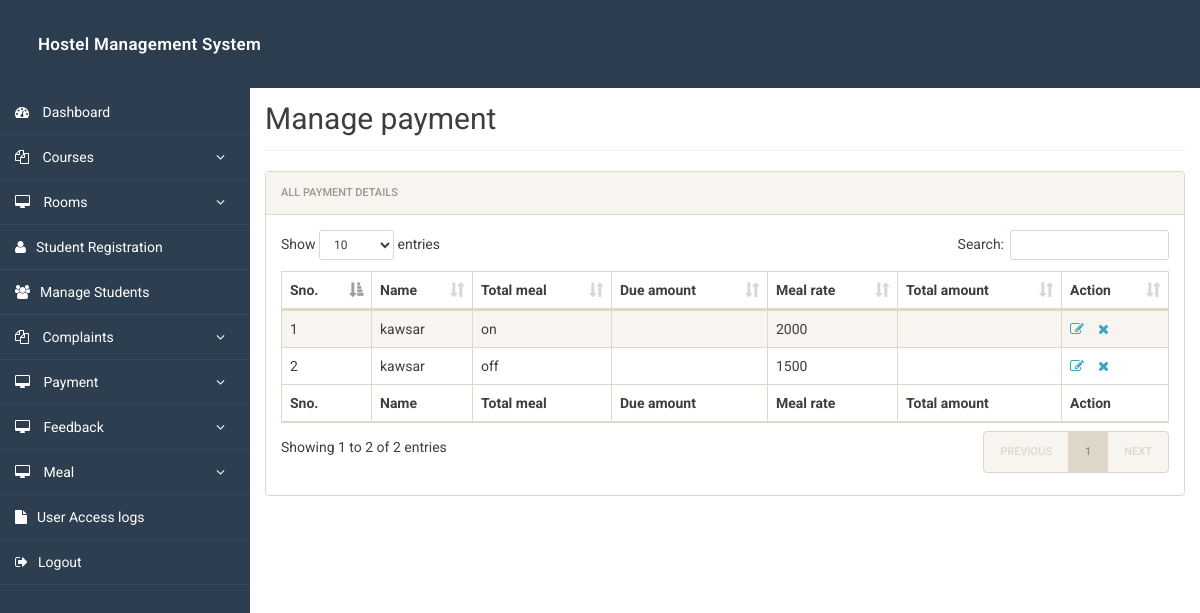
/admin/manage-pament.php (signed in), run on an earlier commit of the app's database.
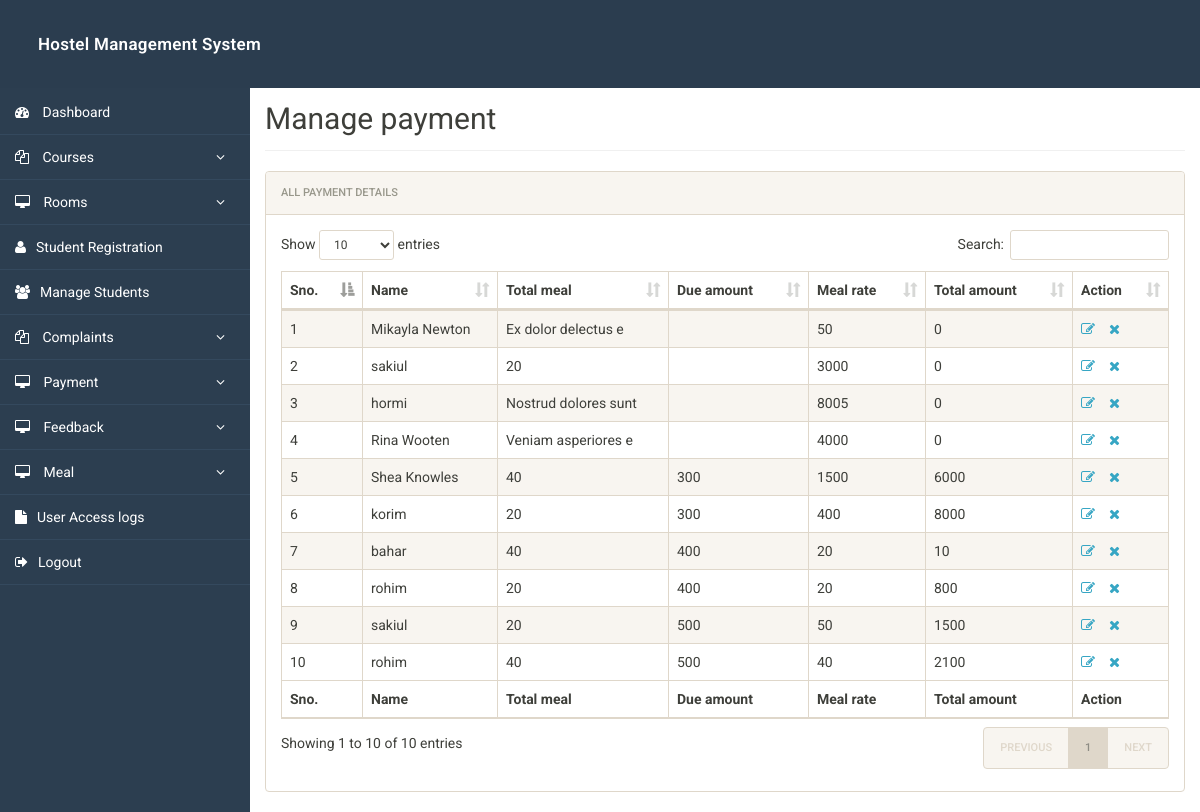
And on a later commit of the database.
### tables this page shows
CREATE TABLE `pament` (
  `id` int(11) NOT NULL,
  `name` varchar(100) NOT NULL,
  `meal` varchar(50) NOT NULL,
  `due` varchar(20) NOT NULL,
  `amount` varchar(50) NOT NULL,
  `tamount` int(20) NOT NULL
);

### admin/manage-pament.php (the view, shortened to what this page needs)
<?php
include('includes/config.php');
?>
<!doctype html>
<html lang="en" class="no-js">
<head>
	<link rel="stylesheet" href="css/font-awesome.min.css">
	<link rel="stylesheet" href="css/bootstrap.min.css">
	<link rel="stylesheet" href="css/dataTables.bootstrap.min.css">
	<link rel="stylesheet" href="css/bootstrap-social.css">
	<link rel="stylesheet" href="css/bootstrap-select.css">
	<link rel="stylesheet" href="css/fileinput.min.css">
	<link rel="stylesheet" href="css/awesome-bootstrap-checkbox.css">
	<link rel="stylesheet" href="css/style.css">
</head>
<body>
	<?php include('includes/header.php');?>
	<div class="ts-main-content">
			<?php include('includes/sidebar.php');?>
		<div class="content-wrapper">
			<div class="container-fluid">
				<div class="row">
					<div class="col-md-12">
						<h2 class="page-title" style="margin-top: 4%">Manage payment</h2>
						<div class="panel panel-default">
							<div class="panel-heading">All payment Details</div>
							<div class="panel-body">
								<table id="zctb" class="display table table-striped table-bordered table-hover" cellspacing="0" width="100%">
									<thead>
										<tr>
											<th>Sno.</th>
											<th>Name</th>
											<th>Total meal</th>
											<th>Due amount </th>
											<th>Meal rate </th>
											<th>Total amount </th>
											<th>Action</th>
										</tr>
									</thead>
									<tfoot>
										<tr>
												<th>Sno.</th>
											<th>Name</th>
											<th>Total meal</th>
											<th>Due amount </th>
											<th>Meal rate </th>
											<th>Total amount </th>
											<th>Action</th>
										</tr>
									</tfoot>
									<tbody>
<?php
$ret="select * from pament";
$stmt= $mysqli->prepare($ret) ;
$stmt->execute() ;
$res=$stmt->get_result();
$cnt=1;
while($row = $res->fetch_object()) {
?>
<tr>
    <td><?php echo $cnt; ?></td>
    <td><?php echo $row->name; ?></td>
    <td><?php echo $row->meal; ?></td>
    <td><?php echo $row->due; ?></td>
    <td><?php echo $row->amount; ?></td>
    <td><?php echo $row->tamount; ?></td>
    <td>
        <a href="edit-pament.php?id=<?php echo $row->id; ?>">
            <i class="fa fa-edit"></i>
        </a>
        <a href="manage-pament.php?del=<?php echo $row->id; ?>"
           onclick="return confirm('Do you want to delete?');">
           <i class="fa fa-close"></i>
        </a>
    </td>
</tr>
<?php
$cnt++;
} ?>
									</tbody>
								</table>
							</div>
						</div>
					</div>
				</div>
			</div>
		</div>
	</div>
</body>
</html>

### admin/includes/header.php (shortened to what this page needs)
<div class="brand clearfix">
		<a href="#" class="logo" style="font-size:16px; color:#fff;">Hostel Management System</a>
	</div>

### admin/includes/sidebar.php (shortened to what this page needs)
<nav class="ts-sidebar">
			<ul class="ts-sidebar-menu">
				<li><a href="dashboard.php"><i class="fa fa-dashboard" style="color: #fff;"></i> Dashboard</a></li>
					<li><a href="#"><i class="fa fa-files-o" style="color: #fff;"></i> Courses</a>
				</li>
					<li><a href="#"><i class="fa fa-desktop" style="color: #fff;"></i> Rooms</a>
				</li>
				<li><a href="registration.php"><i class="fa fa-user" style="color: #fff;"></i>Student Registration</a></li>
				<li><a href="manage-students.php"><i class="fa fa-users" style="color: #fff;"></i>Manage Students</a></li>
						<li><a href="#"><i class="fa fa-files-o" style="color: #fff;"></i> Complaints</a>
				</li>
					<li><a href="#"><i class="fa fa-desktop" style="color: #fff;"></i> Payment</a>
				</li>
				<li><a href="#"><i class="fa fa-desktop" style="color: #fff;"></i> Feedback</a>
				</li>
				<li><a href="#"><i class="fa fa-desktop" style="color: #fff;"></i> Meal</a>
				</li>
				<li><a href="access-log.php"><i class="fa fa-file" style="color: #fff;"></i>User Access logs</a></li>
				<li><a href="logout.php"><i class="fa fa-sign-out" style="color: #fff;"></i>Logout</a></li>
		</nav>

### admin/css/style.css (style rules this page uses)
html { font-size: 14px; }
@media only screen and (min-width: 480px) { html { font-size: 17px; } }
@media only screen and (min-width: 768px) { html { font-size: 14px; } }
body { font-size: 1em; }
a { color: #37a6c4; }
.panel { overflow: hidden; }
ul, li { margin: 0; padding: 0; list-style: none; }
.page-title { padding-bottom: 15px; margin-bottom: 20px; border-bottom: 1px solid #f0f0f0; }
.brand { background: #3e454c; position: relative; z-index: 3; position: fixed; width: 100%; top: 0; }
.brand .logo { box-sizing: border-box; padding: 20px; float: left; display: block; width: 300px; }
@media only screen and (min-width: 992px) { .brand .logo { width: 300px; } }
.ts-sidebar { background: #2c3136; max-height: 0; transition: max-height 0.3s; overflow: hidden; position: fixed; z-index: 2; width: 100%; bottom: 0; top: 80px; overflow-y: auto; }
@media only screen and (min-width: 992px) { .ts-sidebar { max-height: 100%; bottom: 0; } }
.ts-sidebar-menu a { display: block; text-decoration: none; padding: 12px 15px; color: #fff; }
.ts-sidebar-menu li { position: relative; }
.ts-sidebar-menu li i { color: #585c64; margin-right: 10px; }
.ts-main-content .content-wrapper { padding-top: 15px; margin-top: 50px !important; }
@media only screen and (min-width: 992px) { .ts-main-content .ts-sidebar { width: 250px; float: left; } }
@media only screen and (min-width: 992px) { .ts-main-content .content-wrapper { margin-left: 250px; } }

### admin/includes/header.php (style rules this page uses)
.brand { background: #2b3d4f; padding: 12px 18px; }
.brand .logo { font-size: 17px !important; font-weight: 600; letter-spacing: .3px; width: 300px; color: #fff; text-decoration: none; }

### admin/includes/sidebar.php (style rules this page uses)
.ts-sidebar { width: 250px; background: #2c3e50; min-height: 100vh; padding-top: 10px; }
.ts-sidebar-menu { list-style: none; margin: 0; padding: 0; }
.ts-sidebar-menu li { position: relative; }
.ts-sidebar-menu > li > a { display: block; padding: 12px 15px; color: #fff; text-decoration: none; border-bottom: 1px solid #34495e; }

What changed in the data, as far as the page shows it:
removed pament: name "kawsar", meal "on", amount "2000"
removed pament: name "kawsar", meal "off", amount "1500"
added pament: name "Mikayla Newton", meal "Ex dolor delectus e", amount "50", tamount "0"
added pament: name "sakiul", meal "20", amount "3000", tamount "0"
added pament: name "hormi", meal "Nostrud dolores sunt", amount "8005", tamount "0"
added pament: name "Rina Wooten", meal "Veniam asperiores e", amount "4000", tamount "0"
added pament: name "Shea Knowles", meal "40", due "300", amount "1500", tamount "6000"
added pament: name "korim", meal "20", due "300", amount "400", tamount "8000"
added pament: name "bahar", meal "40", due "400", amount "20", tamount "10"
added pament: name "rohim", meal "20", due "400", amount "20", tamount "800"
added pament: name "sakiul", meal "20", due "500", amount "50", tamount "1500"
added pament: name "rohim", meal "40", due "500", amount "40", tamount "2100"
Also different on the page:
text written by a page script: "Show entries Search: Showing 1 to 2 of 2 entries PREVIOUS 1 NEXT" → "Show entries Search: Showing 1 to 10 of 10 entries PREVIOUS 1 NEXT"
